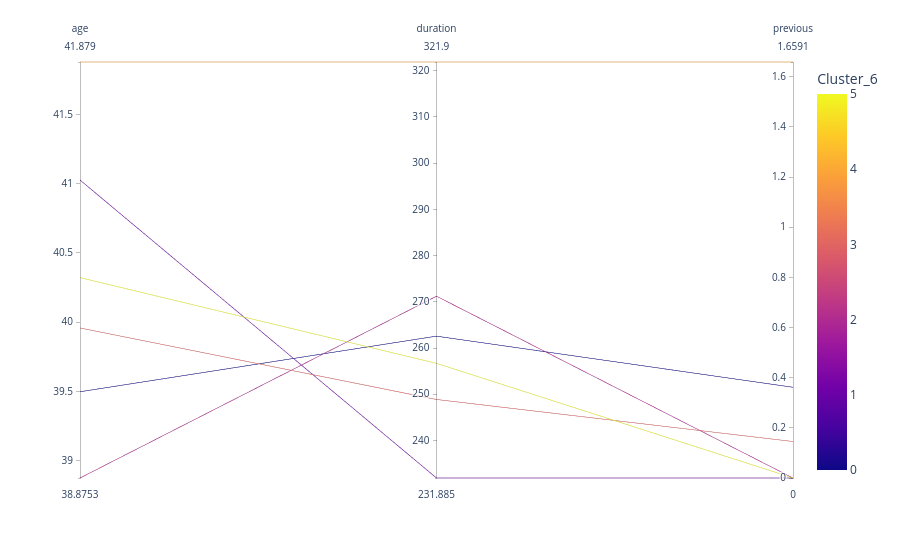

The notebook cell saved with this chart:
### Code cell
import pandas as pd
import plotly.express as px

# Extract the centroids for Cluster_6
centroids_df = X.groupby('Cluster_6')[['age', 'duration', 'previous']].mean().reset_index()

# Create the parallel plot
fig = px.parallel_coordinates(centroids_df, color='Cluster_6', dimensions=['age', 'duration', 'previous'])
fig.show()

### Figure 1 — Plotly figure (JSON) as saved in the notebook; plotly's stock layout.template omitted (floating-point values rounded to 4 significant figures)
{"data": [{"dimensions": [{"label": "age", "values": [39.5, 41.03, 38.88, 39.96, 41.88, 40.32]}, {"label": "duration", "values": [262.6, 231.9, 271.2, 248.9, 321.9, 256.7]}, {"label": "previous", "values": [0.3618, 0.0001286, 0, 0.1455, 1.659, 0.0001673]}], "domain": {"x": [0, 1], "y": [0, 1]}, "line": {"color": [0, 1, 2, 3, 4, 5], "coloraxis": "coloraxis"}, "name": "", "type": "parcoords"}], "layout": {"coloraxis": {"colorbar": {"title": {"text": "Cluster_6"}}, "colorscale": [[0, "#0d0887"], [0.1111, "#46039f"], [0.2222, "#7201a8"], [0.3333, "#9c179e"], [0.4444, "#bd3786"], [0.5556, "#d8576b"], [0.6667, "#ed7953"], [0.7778, "#fb9f3a"], [0.8889, "#fdca26"], [1, "#f0f921"]]}, "legend": {"tracegroupgap": 0}, "margin": {"t": 60}}}
